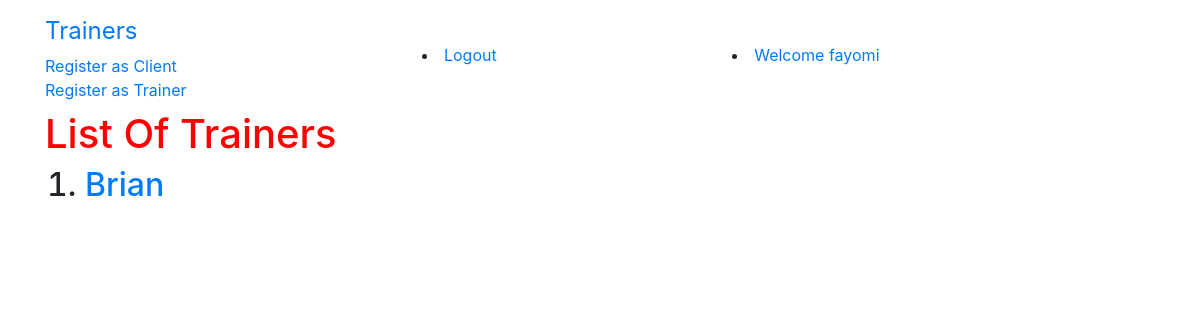
The page / (signed in) on the database as committed earlier.
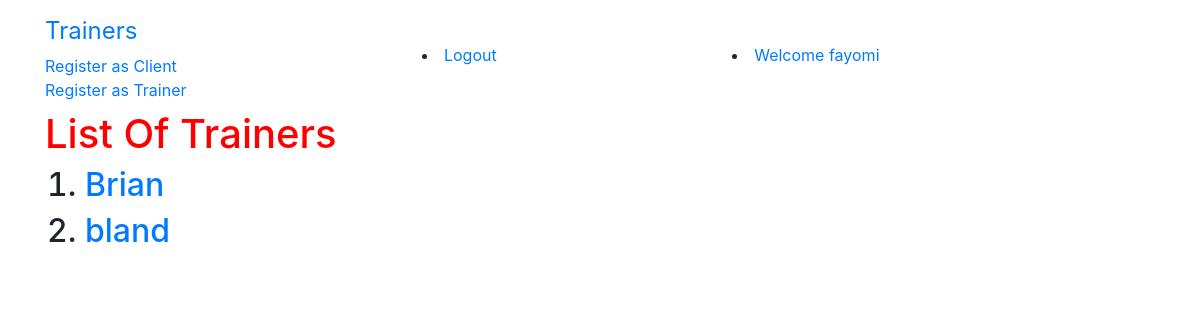
The same page on the database as committed later.
### gym/models.py (models this page shows, shortened)
class TrainerProfile(models.Model):
    user = models.OneToOneField(User,on_delete=models.CASCADE,primary_key=True)
    name = models.CharField(max_length=100,null=True)
    description = models.TextField()
    age = models.PositiveIntegerField(null=True)
    gender = models.CharField(max_length=30,null=True)
    location = models.CharField(max_length=30,null=True)
    skills = models.CharField(max_length=30,null=True)
    profile_img = models.ImageField(upload_to='profile_image', blank=True)

class User(AbstractUser):
    is_trainer = models.BooleanField(default=False)
    is_client= models.BooleanField(default=False)

### gym/views.py (the view)
# urls.py: path('',views.TrainerListView.as_view(),name='trainer_list'),
class TrainerListView(ListView):
    context_object_name = 'trainers'
    model = TrainerProfile

### gym/templates/gym/trainerprofile_list.html
{% extends 'base.html' %}
{% block content %}
<h1>List Of Trainers</h1>
  {% if not trainers %}
  <p>There are no trainers</p>
  {% else %}
  <ol>
    {% for trainer in trainers %}
    <h2> <li><a href="{% url 'gym:trainer_detail' pk=trainer.pk %}">{{ trainer.user.username }}</a> </li> </h2>
    {% endfor%}
  </ol>
  {% endif %}
{% endblock %}

Rows that differ between the two databases and show on the page:
added TrainerProfile: user.username "bland"
